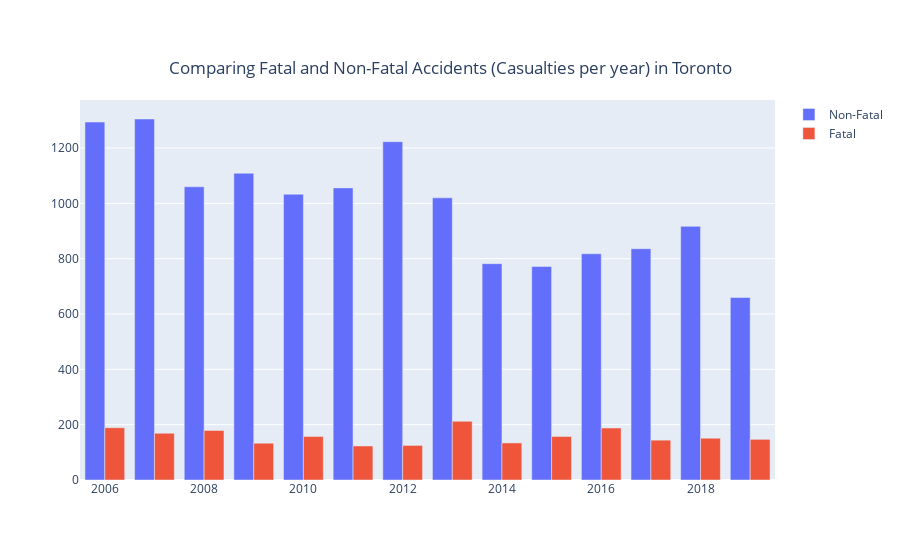

Notebook cell for this chart:
### Code cell
fig = go.Figure(data=[
    go.Bar(name='Non-Fatal', x= year, y= df_clean[df_clean['ACCLASS']== 'Non-Fatal Injury'].groupby('year')['Index_'].nunique()),
    go.Bar(name='Fatal', x=year , y= df_clean[df_clean['ACCLASS']== 'Fatal'].groupby('year')['Index_'].nunique())])
# Change the bar mode
fig.update_layout(barmode='group',
    title={
        'text': "Comparing Fatal and Non-Fatal Accidents (Casualties per year) in Toronto",
        'y':0.89,
        'x':0.5,
        'xanchor': 'center',
        'yanchor': 'top'})
fig.show()

### Figure 1 — Plotly figure (JSON) as saved in the notebook; plotly's stock layout.template omitted (floating-point values rounded to 4 significant figures)
{"data": [{"name": "Non-Fatal", "type": "bar", "x": [2006, 2007, 2008, 2009, 2010, 2011, 2012, 2013, 2014, 2015, 2016, 2017, 2018, 2019], "y": [1294, 1305, 1060, 1109, 1033, 1056, 1223, 1020, 782, 772, 818, 836, 917, 660]}, {"name": "Fatal", "type": "bar", "x": [2006, 2007, 2008, 2009, 2010, 2011, 2012, 2013, 2014, 2015, 2016, 2017, 2018, 2019], "y": [189, 169, 179, 133, 157, 123, 125, 212, 134, 157, 188, 144, 151, 147]}], "layout": {"barmode": "group", "title": {"text": "Comparing Fatal and Non-Fatal Accidents (Casualties per year) in Toronto", "x": 0.5, "xanchor": "center", "y": 0.89, "yanchor": "top"}}}
